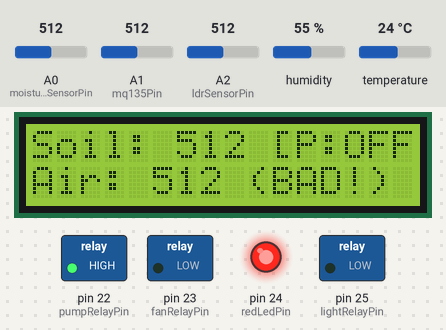
Recording of a sketch running on a simulated Arduino Mega 2560, built with avr-gcc and run on an emulated ATmega2560. Shown: 16×2 character LCD, switched loads named in the sketch (green lamp = pin HIGH), output pins drawn as LEDs (lit = HIGH). Inputs (shaded band) come from the test bench; at power-on: A1 (mq135Pin) = 512, temperature 24 °C, A0 (moistureSensorPin) = 512, A2 (ldrSensorPin) = 512, humidity 55 %. What the sketch prints to the serial monitor is not drawn.

Above: at 3.8 s.
3.9 s: A1 (mq135Pin) set to 111
At 8.6 s:
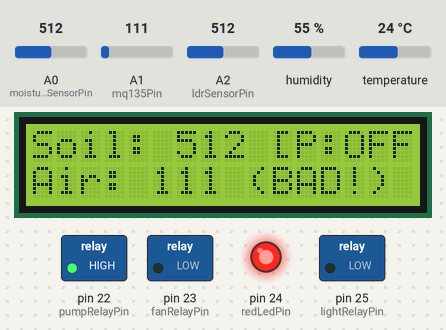
9.1 s: A1 (mq135Pin) set to 95
At 13.7 s:
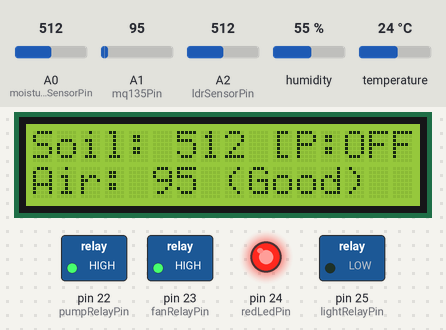
14.1 s: temperature set to 30.5 °C
At 15.9 s:
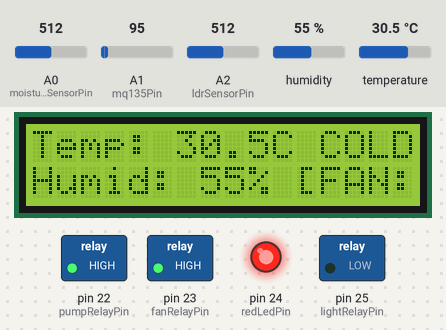
19.2 s: temperature set to 31.5 °C
At 22.0 s:
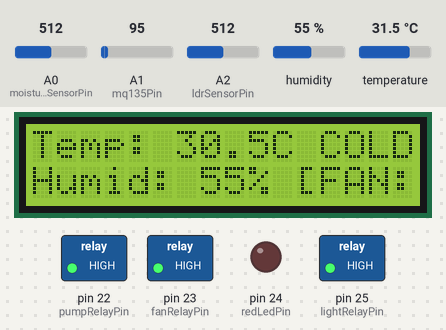
24.2 s: A0 (moistureSensorPin) set to 582
At 28.9 s:
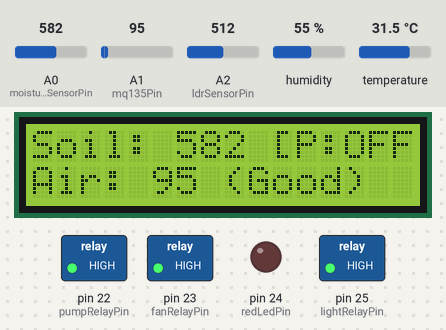
29.2 s: A0 (moistureSensorPin) set to 607
At 31.0 s:
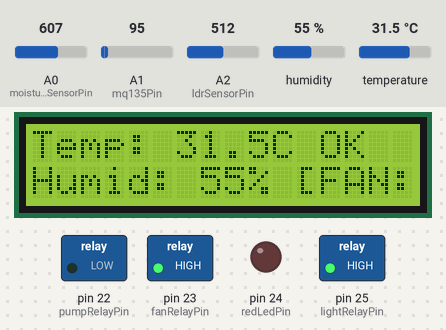
Timing chart, 0 to 32.5 s (numbered marks = the images above; inputs shaded):
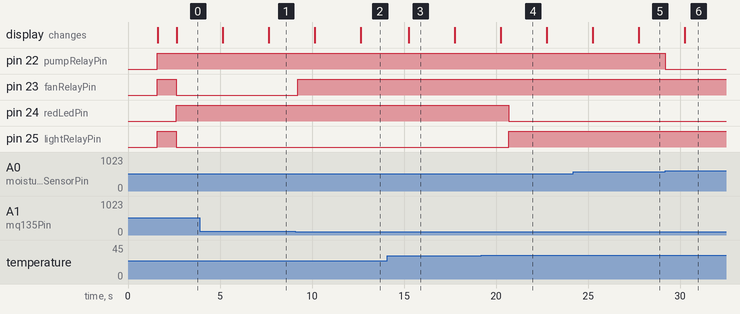

Measured:
- the behaviour switches between 101 and 100 on A1 (mq135Pin) (found by bisection; images 1 and 2)
- the behaviour switches between 30.9 and 31 °C on temperature (found by bisection; images 3 and 4)
- the behaviour switches between 600 and 601 on A0 (moistureSensorPin) (found by bisection; images 5 and 6)
- after the input at 3.9 s, the display: first differs from a run without the input after 3.8 s (image 1)
- after the input at 9.1 s, pin 23 (fanRelayPin): LOW → HIGH after 0.13 s; the display: first differs from a run without the input after 3.6 s (image 2)
- after the input at 14.1 s, the display: changes after 1.2 s (image 3)
- after the input at 19.2 s, pin 24 (redLedPin): HIGH → LOW after 1.5 s; pin 25 (lightRelayPin): LOW → HIGH after 1.5 s
- after the input at 24.2 s, the display: first differs from a run without the input after 3.6 s (image 5)
- after the input at 29.2 s, pin 22 (pumpRelayPin): HIGH → LOW at once

The sketch:

sketch_sep231e_MEGA.ino
```cpp
#include <DHT.h>
#include <Wire.h>
#include <LiquidCrystal_I2C.h>
#include <ArduinoJson.h>

// ==============================================================================
// ১. পিন ও হার্ডওয়্যার কনফিগারেশন
// ==============================================================================
const int moistureSensorPin = A0;  // সয়েল ময়েশ্চার সেন্সর (Analog A0)
const int mq135Pin          = A1;  // MQ135 গ্যাস সেন্সর (Analog A1)
const int ldrSensorPin      = A2;  // লাইট সেন্সর LDR (Analog A2 - ঐচ্ছিক)

const int pumpRelayPin      = 22;  // ওয়াটার পাম্প রিলে (Digital 22)
const int fanRelayPin       = 23;  // কুলিং/ভেন্টিলেশন ফ্যান রিলে (Digital 23)
const int redLedPin         = 24;  // অ্যালার্ট লাল এলইডি (Digital 24)
const int lightRelayPin     = 25;  // হিটার / গ্রোথ লাইট রিলে (Digital 25)

// DHT কনফিগারেশন (DHT11 বা DHT22)
#define DHTPIN 2                   // DHT ডাটা পিন (Digital 2)
#define DHTTYPE DHT22              // DHT11 ব্যবহার করলে DHT11 লিখুন

DHT dht(DHTPIN, DHTTYPE);
LiquidCrystal_I2C lcd(0x27, 16, 2); // I2C অ্যাড্রেস 0x27

// রিলের অন/অফ লজিক (Active-LOW রিলের ক্ষেত্রে LOW = ON, HIGH = OFF)
#define RELAY_ON  LOW
#define RELAY_OFF HIGH

// ==============================================================================
// ২. ডিফল্ট অটোমেশন থ্রেশহোল্ড
// ==============================================================================
int   dryThreshold         = 600;   // মাটির শুষ্কতার সীমা (>600 হলে পাম্প চলবে)
float lowTempThreshold     = 31.0;  // নিম্ন তাপমাত্রা সীমা (<31 হলে লাইট অন)
float highTempThreshold    = 40.0;  // উচ্চ তাপমাত্রা সীমা (>40 হলে ফ্যান অন)
int   airQualityThreshold  = 100;   // ক্ষতিকর গ্যাসের সীমা (>100 হলে ফ্যান/অ্যালার্ট অন)

// ==============================================================================
// ৩. ডিভাইস স্টেট ও মোড (AUTO / MANUAL ড্যাশবোর্ড কন্ট্রোল)
// ==============================================================================
bool pumpManualMode  = false; // false = AUTO, true = MANUAL
bool fanManualMode   = false;
bool lightManualMode = false;

bool pumpState  = false; // true = ON, false = OFF
bool fanState   = false;
bool lightState = false;
bool ledState   = false;

// টাইমার ট্র্যাকিং (নন-ব্লকিং millis)
unsigned long lastSensorSendTime = 0;
const unsigned long SENSOR_SEND_INTERVAL = 3000; // প্রতি ৩ সেকেন্ডে ESP8266-এ ডাটা যাবে

unsigned long lastLcdSwitchTime = 0;
int lcdScreenIndex = 0;

float lastTemperature = 0.0;
float lastHumidity    = 0.0;
int   lastMoisture    = 0;
int   lastAirQuality  = 0;
int   lastLightVal    = 500;
String lastAirStatus  = "Good";

// ==============================================================================
// ৪. ড্যাশবোর্ড থেকে আসা কমান্ড হ্যান্ডলার (Serial1)
// ==============================================================================
void handleIncomingCommand(const String& jsonStr) {
  StaticJsonDocument<256> doc;
  DeserializationError err = deserializeJson(doc, jsonStr);
  if (err) return;

  const char* device = doc["device"];
  const char* action = doc["action"];
  const char* mode   = doc["mode"] | "MANUAL"; // "MANUAL" or "AUTO"

  Serial.print(F("[Dashboard Command] Device: "));
  Serial.print(device);
  Serial.print(F(" | Action: "));
  Serial.print(action);
  Serial.print(F(" | Mode: "));
  Serial.println(mode);

  bool isAuto = (strcmp(mode, "AUTO") == 0);

  // --- ওয়াটার পাম্প কন্ট্রোল ---
  if (strcmp(device, "water_pump") == 0 || strcmp(device, "pump") == 0) {
    pumpManualMode = !isAuto;
    if (!isAuto) {
      pumpState = (strcmp(action, "ON") == 0);
      digitalWrite(pumpRelayPin, pumpState ? RELAY_ON : RELAY_OFF);
    }
  }
  // --- কুলিং / ভেন্টিলেশন ফ্যান কন্ট্রোল ---
  else if (strcmp(device, "cooling_fan") == 0 || strcmp(device, "ventilation_fan") == 0 || strcmp(device, "fan") == 0) {
    fanManualMode = !isAuto;
    if (!isAuto) {
      fanState = (strcmp(action, "ON") == 0);
      digitalWrite(fanRelayPin, fanState ? RELAY_ON : RELAY_OFF);
    }
  }
  // --- লাইট / হিটার কন্ট্রোল ---
  else if (strcmp(device, "shade_motor") == 0 || strcmp(device, "light") == 0 || strcmp(device, "heater") == 0) {
    lightManualMode = !isAuto;
    if (!isAuto) {
      lightState = (strcmp(action, "ON") == 0);
      digitalWrite(lightRelayPin, lightState ? RELAY_ON : RELAY_OFF);
    }
  }
  // --- ড্যাশবোর্ড থেকে সেটিংস আপডেট হলে ---
  else if (strcmp(device, "settings") == 0 || doc.containsKey("type") && strcmp(doc["type"], "settings") == 0) {
    if (doc.containsKey("soil_min"))               dryThreshold        = doc["soil_min"];
    if (doc.containsKey("dry_threshold"))          dryThreshold        = doc["dry_threshold"];
    if (doc.containsKey("temperature_low"))        lowTempThreshold    = doc["temperature_low"];
    if (doc.containsKey("low_temp_threshold"))     lowTempThreshold    = doc["low_temp_threshold"];
    if (doc.containsKey("temperature_high"))       highTempThreshold   = doc["temperature_high"];
    if (doc.containsKey("high_temp_threshold"))     highTempThreshold   = doc["high_temp_threshold"];
    if (doc.containsKey("air_quality"))            airQualityThreshold = doc["air_quality"];
    if (doc.containsKey("air_quality_threshold"))  airQualityThreshold = doc["air_quality_threshold"];
  }
}

void checkIncomingSerial() {
  while (Serial1.available() > 0) {
    String line = Serial1.readStringUntil('\n');
    line.trim();
    if (line.length() > 0) {
      handleIncomingCommand(line);
    }
  }
}

// ==============================================================================
// ৫. সেন্সর রিডিং ও অটোমেশন রুলস (৩১° ও ৪০° এর মাঝে ফ্যান ও লাইট অফ)
// ==============================================================================
void readSensorsAndApplyAutomation() {
  // সয়েল ময়েশ্চার
  lastMoisture = analogRead(moistureSensorPin);

  // গ্যাস সেন্সর (MQ135)
  lastAirQuality = analogRead(mq135Pin);
  bool airBad = (lastAirQuality > airQualityThreshold);
  lastAirStatus = airBad ? "BAD!" : "Good";

  // এলডিআর (লাইট)
  int rawLdr = analogRead(ldrSensorPin);
  lastLightVal = map(rawLdr, 0, 1023, 0, 1000);

  // DHT সেন্সর
  float t = dht.readTemperature();
  float h = dht.readHumidity();
  if (!isnan(t)) lastTemperature = t;
  if (!isnan(h)) lastHumidity = h;

  // --- ১. অটো সেচ (পাম্প) ---
  if (!pumpManualMode) {
    if (lastMoisture > dryThreshold) {
      pumpState = true;
      digitalWrite(pumpRelayPin, RELAY_ON);
    } else {
      pumpState = false;
      digitalWrite(pumpRelayPin, RELAY_OFF);
    }
  }

  // --- ২ ও ৩. তাপমাত্রা ও গ্যাস অনুযায়ী ফ্যান এবং লাইট কন্ট্রোল ---
  if (!isnan(lastTemperature)) {
    // ক) তাপমাত্রা ৪০° এর বেশি হলে -> ফ্যান চলবে, লাইট অফ
    if (lastTemperature > highTempThreshold) {
      if (!fanManualMode) {
        fanState = true;
        digitalWrite(fanRelayPin, RELAY_ON); // ফ্যান অন
      }
      if (!lightManualMode) {
        lightState = false;
        digitalWrite(lightRelayPin, RELAY_OFF); // লাইট অফ
      }
    }
    // খ) তাপমাত্রা ৩১° এর নিচে নামলে -> লাইট চলবে, ফ্যান অফ (যদি গ্যাস না থাকে)
    else if (lastTemperature < lowTempThreshold) {
      if (!lightManualMode) {
        lightState = true;
        digitalWrite(lightRelayPin, RELAY_ON); // লাইট অন
      }
      if (!fanManualMode) {
        // গ্যাস খারাপ থাকলে সেফটির জন্য ফ্যান অন হবে, নয়তো অফ
        fanState = airBad;
        digitalWrite(fanRelayPin, airBad ? RELAY_ON : RELAY_OFF);
      }
    }
    // গ) তাপমাত্রা ৩১° এবং ৪০° এর মাঝে থাকলে -> ফ্যান ও লাইট উভয়ই অফ
    else {
      if (!lightManualMode) {
        lightState = false;
        digitalWrite(lightRelayPin, RELAY_OFF); // লাইট অফ
      }
      if (!fanManualMode) {
        // তাপমাত্রা স্বাভাবিক থাকলে ফ্যান অফ (তবে ক্ষতিকর গ্যাস বের করতে ফ্যান চলবে)
        fanState = airBad;
        digitalWrite(fanRelayPin, airBad ? RELAY_ON : RELAY_OFF);
      }
    }
  }

  // --- ৪. অ্যালার্ট এলইডি (গ্যাস থাকলে অথবা তাপমাত্রা ৩১° এর নিচে নামলে) ---
  ledState = airBad || (!isnan(lastTemperature) && lastTemperature < lowTempThreshold);
  digitalWrite(redLedPin, ledState ? HIGH : LOW);
}

// ==============================================================================
// ৬. ESP8266-এ JSON ডাটা ট্রান্সমিশন
// ==============================================================================
void sendTelemetryToESP8266() {
  float soilPercent = map(constrain(lastMoisture, 300, 1023), 1023, 300, 0, 100);

  String jsonPayload = "{";
  jsonPayload += "\"temperature\":" + String(lastTemperature, 1) + ",";
  jsonPayload += "\"humidity\":" + String(lastHumidity, 1) + ",";
  jsonPayload += "\"soil_moisture\":" + String(soilPercent, 1) + ",";
  jsonPayload += "\"soil_raw\":" + String(lastMoisture) + ",";
  jsonPayload += "\"air_quality\":" + String(lastAirQuality) + ",";
  jsonPayload += "\"light\":" + String(lastLightVal) + ",";
  jsonPayload += "\"pump_status\":\"" + String(pumpState ? "ON" : "OFF") + "\",";
  jsonPayload += "\"fan_status\":\"" + String(fanState ? "ON" : "OFF") + "\",";
  jsonPayload += "\"light_status\":\"" + String(lightState ? "ON" : "OFF") + "\"";
  jsonPayload += "}";

  Serial1.println(jsonPayload);

  Serial.print(F("[JSON to ESP8266]: "));
  Serial.println(jsonPayload);
}

// ==============================================================================
// ৭. এলসিডি ডিসপ্লে আপডেট
// ==============================================================================
void updateLcdDisplay() {
  if (millis() - lastLcdSwitchTime > 2500) {
    lastLcdSwitchTime = millis();
    lcdScreenIndex = (lcdScreenIndex + 1) % 2;
    lcd.clear();

    if (lcdScreenIndex == 0) {
      lcd.setCursor(0, 0);
      lcd.print("Temp: ");
      lcd.print(lastTemperature, 1);
      lcd.print("C");
      if (lastTemperature < lowTempThreshold) lcd.print(" COLD");
      else if (lastTemperature > highTempThreshold) lcd.print(" HOT");
      else lcd.print(" OK");

      lcd.setCursor(0, 1);
      lcd.print("Humid: ");
      lcd.print(lastHumidity, 0);
      lcd.print("% ");
      lcd.print(fanState ? "[FAN:ON]" : "[FAN:OFF]");
    } else {
      lcd.setCursor(0, 0);
      lcd.print("Soil: ");
      lcd.print(lastMoisture);
      lcd.print(pumpState ? " [P:ON]" : " [P:OFF]");

      lcd.setCursor(0, 1);
      lcd.print("Air: ");
      lcd.print(lastAirQuality);
      lcd.print(" (");
      lcd.print(lastAirStatus);
      lcd.print(")");
    }
  }
}

// ==============================================================================
// ৮. SETUP & MAIN LOOP
// ==============================================================================
void setup() {
  Serial.begin(9600);
  Serial1.begin(9600);

  dht.begin();

  lcd.init();
  lcd.backlight();
  lcd.clear();
  lcd.setCursor(0, 0);
  lcd.print("Greenhouse Smart");
  lcd.setCursor(0, 1);
  lcd.print("System Loading..");
  delay(1500);

  pinMode(pumpRelayPin, OUTPUT);
  pinMode(fanRelayPin, OUTPUT);
  pinMode(lightRelayPin, OUTPUT);
  pinMode(redLedPin, OUTPUT);

  digitalWrite(pumpRelayPin, RELAY_OFF);
  digitalWrite(fanRelayPin, RELAY_OFF);
  digitalWrite(lightRelayPin, RELAY_OFF);
  digitalWrite(redLedPin, LOW);

  lcd.clear();
  lcd.print("System Ready!");
  delay(1000);
}

void loop() {
  checkIncomingSerial();
  readSensorsAndApplyAutomation();

  unsigned long currentMillis = millis();
  if (currentMillis - lastSensorSendTime >= SENSOR_SEND_INTERVAL) {
    lastSensorSendTime = currentMillis;
    sendTelemetryToESP8266();
  }

  updateLcdDisplay();
}
```
